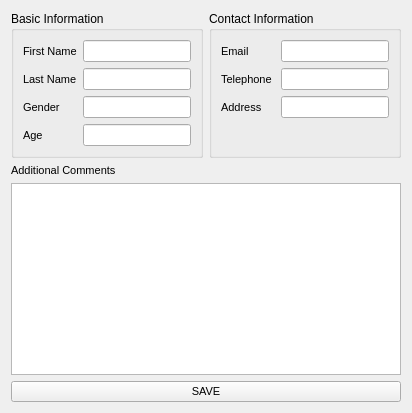
      <widget class="QWidget" name="tab_subjec_information">
       <attribute name="title">
        <string>Subject Information</string>
       </attribute>
       <layout class="QGridLayout" name="gridLayout_2">
        <item row="0" column="0">
         <widget class="QGroupBox" name="groupBox_basic_information">
          <property name="title">
           <string>Basic Information</string>
          </property>
          <layout class="QFormLayout" name="formLayout">
           <item row="0" column="0">
            <widget class="QLabel" name="label_first_name">
             <property name="font">
              <font>
               <pointsize>8</pointsize>
              </font>
             </property>
             <property name="text">
              <string>First Name</string>
             </property>
            </widget>
           </item>
           <item row="0" column="1">
            <widget class="QLineEdit" name="lineEdit_first_name">
             <property name="font">
              <font>
               <pointsize>8</pointsize>
              </font>
             </property>
             <property name="toolTip">
              <string>this will be used as folder name</string>
             </property>
             <property name="placeholderText">
              <string/>
             </property>
            </widget>
           </item>
           <item row="1" column="0">
            <widget class="QLabel" name="label_last_name">
             <property name="font">
              <font>
               <pointsize>8</pointsize>
              </font>
             </property>
             <property name="text">
              <string>Last Name</string>
             </property>
            </widget>
           </item>
           <item row="1" column="1">
            <widget class="QLineEdit" name="lineEdit_last_name">
             <property name="font">
              <font>
               <pointsize>8</pointsize>
              </font>
             </property>
            </widget>
           </item>
           <item row="2" column="0">
            <widget class="QLabel" name="label_gender">
             <property name="font">
              <font>
               <pointsize>8</pointsize>
              </font>
             </property>
             <property name="text">
              <string>Gender</string>
             </property>
            </widget>
           </item>
           <item row="2" column="1">
            <widget class="QLineEdit" name="lineEdit_gender">
             <property name="font">
              <font>
               <pointsize>8</pointsize>
              </font>
             </property>
            </widget>
           </item>
           <item row="3" column="0">
            <widget class="QLabel" name="label_age">
             <property name="font">
              <font>
               <pointsize>8</pointsize>
              </font>
             </property>
             <property name="text">
              <string>Age</string>
             </property>
            </widget>
           </item>
           <item row="3" column="1">
            <widget class="QLineEdit" name="lineEdit_age">
             <property name="font">
              <font>
               <pointsize>8</pointsize>
              </font>
             </property>
             <property name="text">
              <string/>
             </property>
            </widget>
           </item>
          </layout>
         </widget>
        </item>
        <item row="0" column="1">
         <widget class="QGroupBox" name="groupBox">
          <property name="title">
           <string>Contact Information</string>
          </property>
          <layout class="QFormLayout" name="formLayout_2">
           <item row="0" column="0">
            <widget class="QLabel" name="label_email">
             <property name="font">
              <font>
               <pointsize>8</pointsize>
              </font>
             </property>
             <property name="text">
              <string>Email</string>
             </property>
            </widget>
           </item>
           <item row="0" column="1">
            <widget class="QLineEdit" name="lineEdit_email">
             <property name="font">
              <font>
               <pointsize>8</pointsize>
              </font>
             </property>
            </widget>
           </item>
           <item row="1" column="0">
            <widget class="QLabel" name="label_telephone">
             <property name="font">
              <font>
               <pointsize>8</pointsize>
              </font>
             </property>
             <property name="text">
              <string>Telephone </string>
             </property>
            </widget>
           </item>
           <item row="1" column="1">
            <widget class="QLineEdit" name="lineEdit_telephone">
             <property name="font">
              <font>
               <pointsize>8</pointsize>
              </font>
             </property>
            </widget>
           </item>
           <item row="2" column="0">
            <widget class="QLabel" name="label_address">
             <property name="font">
              <font>
               <pointsize>8</pointsize>
              </font>
             </property>
             <property name="text">
              <string>Address</string>
             </property>
            </widget>
           </item>
           <item row="2" column="1">
            <widget class="QLineEdit" name="lineEdit_address">
             <property name="font">
              <font>
               <pointsize>8</pointsize>
              </font>
             </property>
            </widget>
           </item>
          </layout>
         </widget>
        </item>
        <item row="3" column="0" colspan="2">
         <widget class="QPlainTextEdit" name="plainTextEdit_additional_comments"/>
        </item>
        <item row="1" column="0">
         <widget class="QLabel" name="label_additional_comments">
          <property name="font">
           <font>
            <pointsize>8</pointsize>
           </font>
          </property>
          <property name="text">
           <string>Additional Comments</string>
          </property>
         </widget>
        </item>
        <item row="5" column="0" colspan="2">
         <widget class="QPushButton" name="pushButton_save">
          <property name="sizePolicy">
           <sizepolicy hsizetype="Preferred" vsizetype="Preferred">
            <horstretch>0</horstretch>
            <verstretch>0</verstretch>
           </sizepolicy>
          </property>
          <property name="font">
           <font>
            <pointsize>8</pointsize>
           </font>
          </property>
          <property name="text">
           <string>SAVE</string>
          </property>
         </widget>
        </item>
       </layout>
      </widget>
